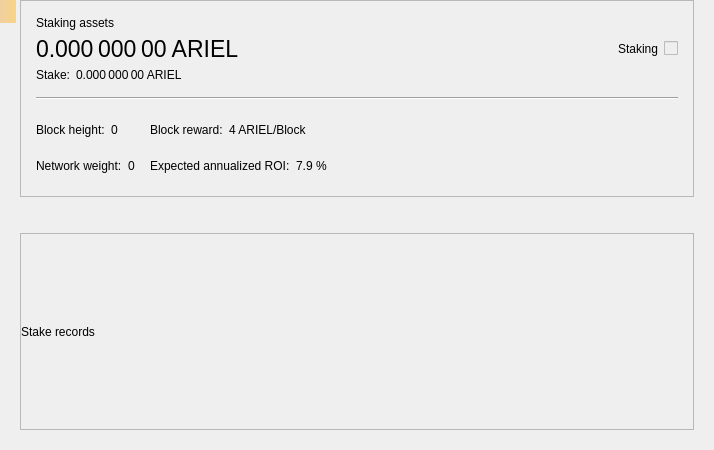
<?xml version="1.0" encoding="UTF-8"?>
<ui version="4.0">
 <class>StakePage</class>
 <widget class="QWidget" name="StakePage">
  <property name="geometry">
   <rect>
    <x>0</x>
    <y>0</y>
    <width>714</width>
    <height>450</height>
   </rect>
  </property>
  <property name="windowTitle">
   <string>Form</string>
  </property>
  <layout class="QVBoxLayout" name="verticalLayout_3">
   <property name="leftMargin">
    <number>20</number>
   </property>
   <property name="topMargin">
    <number>0</number>
   </property>
   <property name="rightMargin">
    <number>20</number>
   </property>
   <property name="bottomMargin">
    <number>20</number>
   </property>
   <item>
    <widget class="QFrame" name="frameStakeInfo">
     <property name="frameShape">
      <enum>QFrame::StyledPanel</enum>
     </property>
     <property name="frameShadow">
      <enum>QFrame::Raised</enum>
     </property>
     <layout class="QVBoxLayout" name="verticalLayout">
      <property name="spacing">
       <number>15</number>
      </property>
      <property name="leftMargin">
       <number>15</number>
      </property>
      <property name="topMargin">
       <number>15</number>
      </property>
      <property name="rightMargin">
       <number>15</number>
      </property>
      <property name="bottomMargin">
       <number>15</number>
      </property>
      <item>
       <layout class="QGridLayout" name="gridLayout_2">
        <property name="spacing">
         <number>6</number>
        </property>
        <item row="1" column="0">
         <widget class="QLabel" name="labelAssets">
          <property name="font">
           <font>
            <pointsize>17</pointsize>
           </font>
          </property>
          <property name="cursor">
           <cursorShape>IBeamCursor</cursorShape>
          </property>
          <property name="toolTip">
           <string>Your current spendable balance</string>
          </property>
          <property name="text">
           <string notr="true">0.000 000 00 ARIEL</string>
          </property>
          <property name="alignment">
           <set>Qt::AlignLeading|Qt::AlignLeft|Qt::AlignVCenter</set>
          </property>
          <property name="textInteractionFlags">
           <set>Qt::LinksAccessibleByMouse|Qt::TextSelectableByMouse</set>
          </property>
         </widget>
        </item>
        <item row="0" column="0">
         <widget class="QLabel" name="labelAssetsText">
          <property name="text">
           <string>Staking assets</string>
          </property>
          <property name="alignment">
           <set>Qt::AlignLeading|Qt::AlignLeft|Qt::AlignVCenter</set>
          </property>
         </widget>
        </item>
        <item row="1" column="2">
         <spacer name="horizontalSpacer_2">
          <property name="orientation">
           <enum>Qt::Horizontal</enum>
          </property>
          <property name="sizeHint" stdset="0">
           <size>
            <width>40</width>
            <height>20</height>
           </size>
          </property>
         </spacer>
        </item>
        <item row="4" column="0">
         <layout class="QHBoxLayout" name="horizontalLayout_5">
          <property name="spacing">
           <number>6</number>
          </property>
          <item>
           <widget class="QLabel" name="labelStakeText">
            <property name="sizePolicy">
             <sizepolicy hsizetype="Maximum" vsizetype="Preferred">
              <horstretch>0</horstretch>
              <verstretch>0</verstretch>
             </sizepolicy>
            </property>
            <property name="text">
             <string>Stake:</string>
            </property>
            <property name="alignment">
             <set>Qt::AlignLeading|Qt::AlignLeft|Qt::AlignVCenter</set>
            </property>
           </widget>
          </item>
          <item>
           <widget class="QLabel" name="labelStake">
            <property name="text">
             <string>0.000 000 00 ARIEL</string>
            </property>
            <property name="alignment">
             <set>Qt::AlignLeading|Qt::AlignLeft|Qt::AlignVCenter</set>
            </property>
            <property name="textInteractionFlags">
             <set>Qt::LinksAccessibleByMouse|Qt::TextSelectableByMouse</set>
            </property>
           </widget>
          </item>
          <item>
           <spacer name="horizontalSpacer_3">
            <property name="orientation">
             <enum>Qt::Horizontal</enum>
            </property>
            <property name="sizeType">
             <enum>QSizePolicy::Minimum</enum>
            </property>
            <property name="sizeHint" stdset="0">
             <size>
              <width>0</width>
              <height>0</height>
             </size>
            </property>
           </spacer>
          </item>
         </layout>
        </item>
        <item row="1" column="4">
         <widget class="QLabel" name="labelStaking">
          <property name="text">
           <string>Staking</string>
          </property>
         </widget>
        </item>
        <item row="1" column="5">
         <widget class="QSwitchControl" name="checkStake">
          <property name="enabled">
           <bool>false</bool>
          </property>
         </widget>
        </item>
       </layout>
      </item>
      <item>
       <widget class="Line" name="hLine">
        <property name="orientation">
         <enum>Qt::Horizontal</enum>
        </property>
       </widget>
      </item>
      <item>
       <layout class="QGridLayout" name="gridLayout">
        <property name="verticalSpacing">
         <number>6</number>
        </property>
        <item row="0" column="0">
         <layout class="QHBoxLayout" name="horizontalLayout">
          <property name="spacing">
           <number>6</number>
          </property>
          <item>
           <widget class="QLabel" name="labelHeightText">
            <property name="sizePolicy">
             <sizepolicy hsizetype="Maximum" vsizetype="Preferred">
              <horstretch>0</horstretch>
              <verstretch>0</verstretch>
             </sizepolicy>
            </property>
            <property name="text">
             <string>Block height:</string>
            </property>
            <property name="alignment">
             <set>Qt::AlignLeading|Qt::AlignLeft|Qt::AlignVCenter</set>
            </property>
           </widget>
          </item>
          <item>
           <widget class="QLabel" name="labelHeight">
            <property name="text">
             <string>0</string>
            </property>
            <property name="alignment">
             <set>Qt::AlignLeading|Qt::AlignLeft|Qt::AlignVCenter</set>
            </property>
            <property name="textInteractionFlags">
             <set>Qt::LinksAccessibleByMouse|Qt::TextSelectableByMouse</set>
            </property>
           </widget>
          </item>
          <item>
           <spacer name="horizontalSpacer_4">
            <property name="orientation">
             <enum>Qt::Horizontal</enum>
            </property>
            <property name="sizeType">
             <enum>QSizePolicy::Minimum</enum>
            </property>
            <property name="sizeHint" stdset="0">
             <size>
              <width>0</width>
              <height>0</height>
             </size>
            </property>
           </spacer>
          </item>
         </layout>
        </item>
        <item row="0" column="1">
         <layout class="QHBoxLayout" name="horizontalLayout_3">
          <property name="spacing">
           <number>6</number>
          </property>
          <item>
           <widget class="QLabel" name="labelRewardText">
            <property name="sizePolicy">
             <sizepolicy hsizetype="Maximum" vsizetype="Preferred">
              <horstretch>0</horstretch>
              <verstretch>0</verstretch>
             </sizepolicy>
            </property>
            <property name="text">
             <string>Block reward:</string>
            </property>
            <property name="alignment">
             <set>Qt::AlignLeading|Qt::AlignLeft|Qt::AlignVCenter</set>
            </property>
           </widget>
          </item>
          <item>
           <widget class="QLabel" name="labelReward">
            <property name="text">
             <string>4 ARIEL/Block</string>
            </property>
            <property name="alignment">
             <set>Qt::AlignLeading|Qt::AlignLeft|Qt::AlignVCenter</set>
            </property>
            <property name="textInteractionFlags">
             <set>Qt::LinksAccessibleByMouse|Qt::TextSelectableByMouse</set>
            </property>
           </widget>
          </item>
          <item>
           <spacer name="horizontalSpacer_6">
            <property name="orientation">
             <enum>Qt::Horizontal</enum>
            </property>
            <property name="sizeType">
             <enum>QSizePolicy::Minimum</enum>
            </property>
            <property name="sizeHint" stdset="0">
             <size>
              <width>0</width>
              <height>0</height>
             </size>
            </property>
           </spacer>
          </item>
         </layout>
        </item>
        <item row="0" column="2" rowspan="2">
         <spacer name="horizontalSpacer">
          <property name="orientation">
           <enum>Qt::Horizontal</enum>
          </property>
          <property name="sizeHint" stdset="0">
           <size>
            <width>40</width>
            <height>20</height>
           </size>
          </property>
         </spacer>
        </item>
        <item row="1" column="0">
         <layout class="QHBoxLayout" name="horizontalLayout_2">
          <property name="spacing">
           <number>6</number>
          </property>
          <item>
           <widget class="QLabel" name="labelWeightText">
            <property name="sizePolicy">
             <sizepolicy hsizetype="Maximum" vsizetype="Preferred">
              <horstretch>0</horstretch>
              <verstretch>0</verstretch>
             </sizepolicy>
            </property>
            <property name="text">
             <string>Network weight:</string>
            </property>
            <property name="alignment">
             <set>Qt::AlignLeading|Qt::AlignLeft|Qt::AlignVCenter</set>
            </property>
           </widget>
          </item>
          <item>
           <widget class="QLabel" name="labelWeight">
            <property name="text">
             <string>0</string>
            </property>
            <property name="alignment">
             <set>Qt::AlignLeading|Qt::AlignLeft|Qt::AlignVCenter</set>
            </property>
            <property name="textInteractionFlags">
             <set>Qt::LinksAccessibleByMouse|Qt::TextSelectableByMouse</set>
            </property>
           </widget>
          </item>
          <item>
           <spacer name="horizontalSpacer_5">
            <property name="orientation">
             <enum>Qt::Horizontal</enum>
            </property>
            <property name="sizeType">
             <enum>QSizePolicy::Minimum</enum>
            </property>
            <property name="sizeHint" stdset="0">
             <size>
              <width>0</width>
              <height>0</height>
             </size>
            </property>
           </spacer>
          </item>
         </layout>
        </item>
        <item row="1" column="1">
         <layout class="QHBoxLayout" name="horizontalLayout_4">
          <property name="spacing">
           <number>6</number>
          </property>
          <item>
           <widget class="QLabel" name="labelROIText">
            <property name="sizePolicy">
             <sizepolicy hsizetype="Maximum" vsizetype="Preferred">
              <horstretch>0</horstretch>
              <verstretch>0</verstretch>
             </sizepolicy>
            </property>
            <property name="text">
             <string>Expected annualized ROI:</string>
            </property>
            <property name="alignment">
             <set>Qt::AlignLeading|Qt::AlignLeft|Qt::AlignVCenter</set>
            </property>
           </widget>
          </item>
          <item>
           <widget class="QLabel" name="labelROI">
            <property name="text">
             <string>7.9 %</string>
            </property>
            <property name="alignment">
             <set>Qt::AlignLeading|Qt::AlignLeft|Qt::AlignVCenter</set>
            </property>
            <property name="textInteractionFlags">
             <set>Qt::LinksAccessibleByMouse|Qt::TextSelectableByMouse</set>
            </property>
           </widget>
          </item>
          <item>
           <spacer name="horizontalSpacer_7">
            <property name="orientation">
             <enum>Qt::Horizontal</enum>
            </property>
            <property name="sizeType">
             <enum>QSizePolicy::Minimum</enum>
            </property>
            <property name="sizeHint" stdset="0">
             <size>
              <width>0</width>
              <height>0</height>
             </size>
            </property>
           </spacer>
          </item>
         </layout>
        </item>
       </layout>
      </item>
     </layout>
    </widget>
   </item>
   <item>
    <spacer name="verticalSpacer">
     <property name="orientation">
      <enum>Qt::Vertical</enum>
     </property>
     <property name="sizeType">
      <enum>QSizePolicy::Fixed</enum>
     </property>
     <property name="sizeHint" stdset="0">
      <size>
       <width>20</width>
       <height>30</height>
      </size>
     </property>
    </spacer>
   </item>
   <item>
    <widget class="QFrame" name="frameStakeRecords">
     <property name="frameShape">
      <enum>QFrame::StyledPanel</enum>
     </property>
     <property name="frameShadow">
      <enum>QFrame::Raised</enum>
     </property>
     <layout class="QVBoxLayout" name="verticalLayout_2">
      <property name="leftMargin">
       <number>0</number>
      </property>
      <property name="topMargin">
       <number>0</number>
      </property>
      <property name="rightMargin">
       <number>0</number>
      </property>
      <property name="bottomMargin">
       <number>0</number>
      </property>
      <item>
       <widget class="QLabel" name="labelRecordsText">
        <property name="text">
         <string>Stake records</string>
        </property>
       </widget>
      </item>
     </layout>
    </widget>
   </item>
  </layout>
  <widget class="QLabel" name="labelAlerts">
   <property name="geometry">
    <rect>
     <x>0</x>
     <y>0</y>
     <width>16</width>
     <height>23</height>
    </rect>
   </property>
   <property name="visible">
    <bool>false</bool>
   </property>
   <property name="styleSheet">
    <string notr="true">QLabel { background-color: qlineargradient(x1: 0, y1: 0, x2: 1, y2: 0, stop:0 #F0D0A0, stop:1 #F8D488); color:#000000; }</string>
   </property>
   <property name="wordWrap">
    <bool>true</bool>
   </property>
   <property name="margin">
    <number>3</number>
   </property>
   <property name="textInteractionFlags">
    <set>Qt::TextSelectableByMouse</set>
   </property>
  </widget>
 </widget>
 <customwidgets>
  <customwidget>
   <class>QSwitchControl</class>
   <extends>QCheckBox</extends>
   <header>qt/qswitchcontrol.h</header>
  </customwidget>
 </customwidgets>
 <resources/>
 <connections/>
</ui>
